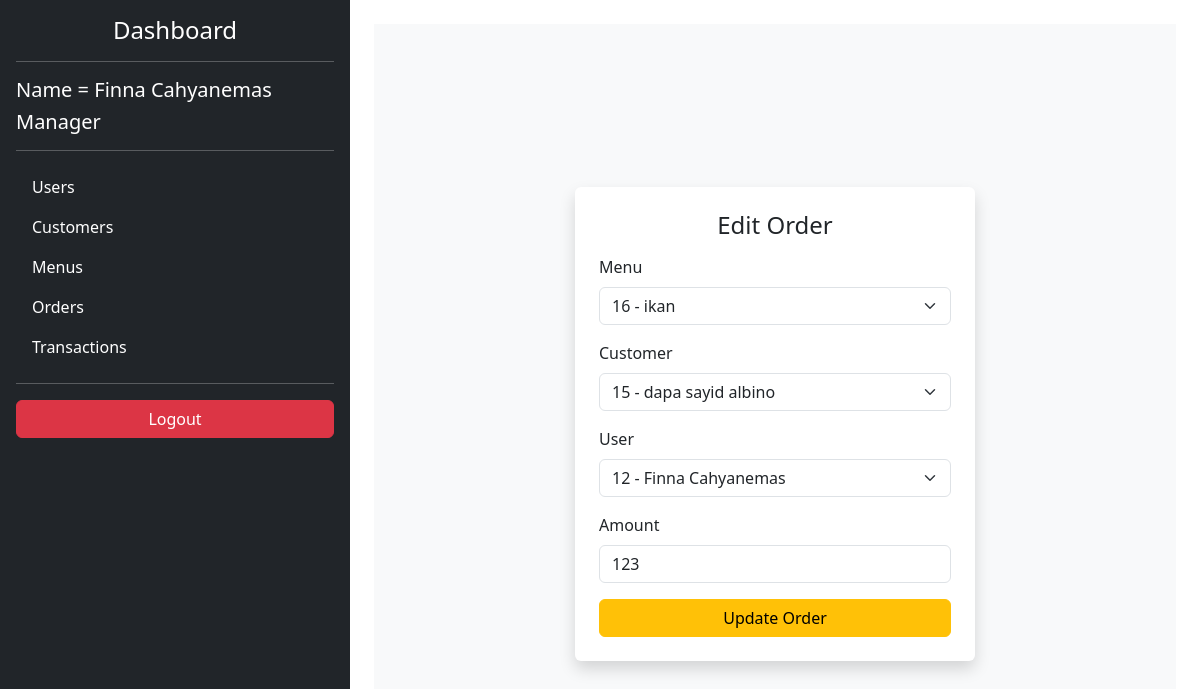
Screenshot of /page/index.php?page=editOrder&action=edit&id=1 (signed in) with the database file from the repository.
### tables this page shows
CREATE TABLE `orders_table` (
  `order_id` int(11) NOT NULL,
  `menu_id` int(11) NOT NULL,
  `customer_id` int(11) NOT NULL,
  `user_id` int(11) NOT NULL,
  `amount` int(11) NOT NULL
);

CREATE TABLE `menus_table` (
  `menu_id` int(11) NOT NULL,
  `menu_name` varchar(50) NOT NULL,
  `price` int(11) NOT NULL
);

CREATE TABLE `customers_table` (
  `customer_id` int(11) NOT NULL,
  `customer_name` varchar(50) NOT NULL,
  `gender` enum('Male','Female') NOT NULL,
  `address` varchar(50) NOT NULL
);

CREATE TABLE `users_table` (
  `user_id` int(11) NOT NULL,
  `full_name` varchar(50) NOT NULL,
  `username` varchar(50) NOT NULL,
  `password` varchar(50) NOT NULL,
  `role` enum('Administrator','Waiter','Cashier','Owner','Manager') NOT NULL
);

### page/edit/editOrder.php (the view, shortened to what this page needs)
<?php
$id = $_GET['id'];
$dataOrder = mysqli_fetch_assoc(mysqli_query($connect,"SELECT * FROM orders_table WHERE order_id = '$id'"));
$dataMenusTable = mysqli_query($connect, "SELECT * FROM menus_table");
$dataCustomersTable = mysqli_query($connect, "SELECT * FROM customers_table");
$dataUsersTable = mysqli_query($connect, "SELECT * FROM users_table");
?>
<div class="d-flex justify-content-center align-items-center vh-100 bg-light">
    <form method="POST" class="p-4 bg-white shadow rounded" style="width: 400px;">
        <h4 class="text-center mb-3">Edit Order</h4>
        <div class="mb-3">
            <label class="form-label">Menu</label>
            <select name="menu_id" class="form-select">
                <?php while ($menu = $dataMenusTable -> fetch_assoc()): ?>
                    <option value="<?= $menu['menu_id'] ?>" <?= $dataOrder['menu_id'] == $menu['menu_id'] ? 'selected' : '' ?>>
                        <?= $menu['menu_id'] ?> - <?= $menu['menu_name'] ?>
                    </option>
                <?php endwhile; ?>
            </select>
        </div>
        <div class="mb-3">
            <label class="form-label">Customer</label>
            <select name="customer_id" class="form-select">
                <?php while ($customer = $dataCustomersTable -> fetch_assoc()): ?>
                    <option value="<?= $customer['customer_id'] ?>" <?= $dataOrder['customer_id'] == $customer['customer_id'] ? 'selected' : '' ?>>
                        <?= $customer['customer_id'] ?> - <?= $customer['customer_name'] ?>
                    </option>
                <?php endwhile; ?>
            </select>
        </div>
        <div class="mb-3">
            <label class="form-label">User</label>
            <select name="user_id" class="form-select">
                <?php while ($user = $dataUsersTable -> fetch_assoc()): ?>
                    <option value="<?= $user['user_id'] ?>" <?= $dataOrder['user_id'] == $user['user_id'] ? 'selected' : '' ?>>
                        <?= $user['user_id'] ?> - <?= $user['full_name'] ?>
                    </option>
                <?php endwhile; ?>
            </select>
        </div>
        <div class="mb-3">
            <label class="form-label">Amount</label>
            <input type="number" name="amount" value="<?= $dataOrder['amount'] ?>" class="form-control" required>
        </div>
        <button name="editOrder" class="btn btn-warning w-100">Update Order</button>
    </form>
</div>

### rows the page displays
orders_table: menu_id "16 - ikan", customer_id "15 - dapa sayid albino", user_id "12 - Finna Cahyanemas", amount "123"

### other values shown
$_SESSION['full_name'] "Finna Cahyanemas"
$_SESSION['role'] "Manager"
